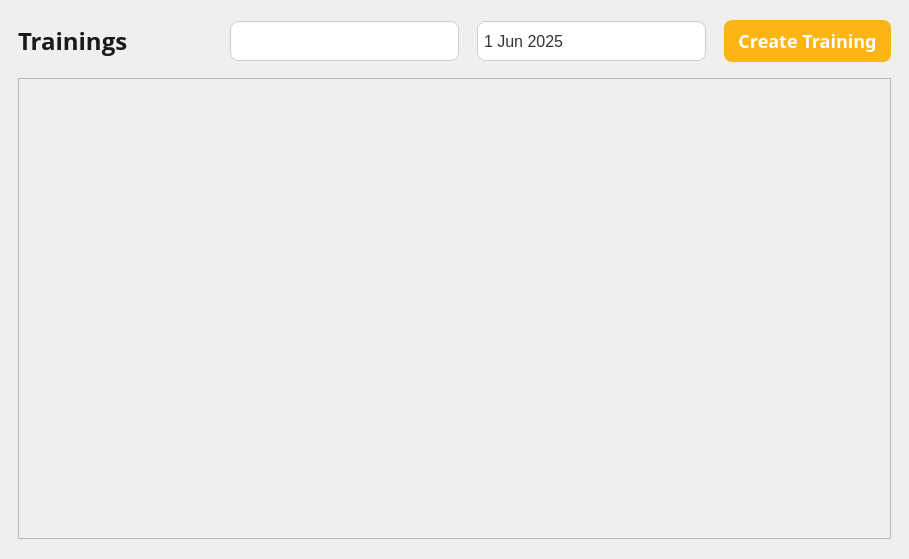
<?xml version="1.0" encoding="UTF-8"?>
<ui version="4.0">
 <class>TrainingsViewPage</class>
 <widget class="QWidget" name="TrainingsViewPage">
  <property name="geometry">
   <rect>
    <x>0</x>
    <y>0</y>
    <width>909</width>
    <height>559</height>
   </rect>
  </property>
  <property name="windowTitle">
   <string>Form</string>
  </property>
  <property name="styleSheet">
   <string notr="true"/>
  </property>
  <layout class="QVBoxLayout" name="verticalLayout">
   <property name="spacing">
    <number>16</number>
   </property>
   <property name="leftMargin">
    <number>18</number>
   </property>
   <property name="topMargin">
    <number>20</number>
   </property>
   <property name="rightMargin">
    <number>18</number>
   </property>
   <property name="bottomMargin">
    <number>20</number>
   </property>
   <item>
    <layout class="QHBoxLayout" name="horizontalLayout">
     <property name="spacing">
      <number>18</number>
     </property>
     <item>
      <widget class="QLabel" name="headerLabel">
       <property name="styleSheet">
        <string notr="true">font-family: Open Sans;
font-weight: 600;
font-size: 24px;
line-height: 34px;
letter-spacing: 0%;
color: #1A1A1A;</string>
       </property>
       <property name="text">
        <string>Trainings</string>
       </property>
      </widget>
     </item>
     <item>
      <spacer name="horizontalSpacer">
       <property name="orientation">
        <enum>Qt::Orientation::Horizontal</enum>
       </property>
       <property name="sizeHint" stdset="0">
        <size>
         <width>40</width>
         <height>20</height>
        </size>
       </property>
      </spacer>
     </item>
     <item>
      <widget class="QComboBox" name="aiModelSelect">
       <property name="sizePolicy">
        <sizepolicy hsizetype="Fixed" vsizetype="Fixed">
         <horstretch>0</horstretch>
         <verstretch>0</verstretch>
        </sizepolicy>
       </property>
       <property name="minimumSize">
        <size>
         <width>229</width>
         <height>40</height>
        </size>
       </property>
       <property name="maximumSize">
        <size>
         <width>229</width>
         <height>40</height>
        </size>
       </property>
       <property name="styleSheet">
        <string notr="true">QComboBox {
    background-color: white;
    border: 1px solid #ccc;
    border-radius: 8px;
    padding: 4px;
    font-size: 14px;
    color: #333;
}

QComboBox::drop-down {
    subcontrol-origin: padding;
    subcontrol-position: top right;
    width: 24px;
    border: none;
}

QComboBox::down-arrow {
    image: url(:/images/chevron-down.svg);
    width: 16px;
    height: 16px;
}

QComboBox::down-arrow:on {
    image: url(:/images/chevron-up.svg);
}

QComboBox QLineEdit { 
    color: black; 
} 

QComboBox QLineEdit:placeholder { 
    color: gray; 
}</string>
       </property>
       <property name="editable">
        <bool>true</bool>
       </property>
      </widget>
     </item>
     <item>
      <widget class="QDateEdit" name="dateEdit">
       <property name="sizePolicy">
        <sizepolicy hsizetype="Fixed" vsizetype="Fixed">
         <horstretch>0</horstretch>
         <verstretch>0</verstretch>
        </sizepolicy>
       </property>
       <property name="minimumSize">
        <size>
         <width>229</width>
         <height>40</height>
        </size>
       </property>
       <property name="maximumSize">
        <size>
         <width>229</width>
         <height>40</height>
        </size>
       </property>
       <property name="styleSheet">
        <string notr="true">QDateEdit {
    background-color: white;
    border: 1px solid #ccc;
    border-radius: 8px;
    padding: 4px;
    font-size: 16px;
	line-height: 24px;
	letter-spacing: 0%;
    color: #333;
}

QDateEdit::drop-down {
    subcontrol-origin: padding;
    subcontrol-position: top right;
    width: 24px;
    border: none;
}

QDateEdit::down-arrow {
    image: url(:/images/chevron-down.svg);
    width: 16px;
    height: 16px;
}


</string>
       </property>
       <property name="buttonSymbols">
        <enum>QAbstractSpinBox::ButtonSymbols::NoButtons</enum>
       </property>
       <property name="calendarPopup">
        <bool>true</bool>
       </property>
       <property name="timeSpec">
        <enum>Qt::TimeSpec::LocalTime</enum>
       </property>
       <property name="date">
        <date>
         <year>2025</year>
         <month>6</month>
         <day>1</day>
        </date>
       </property>
      </widget>
     </item>
     <item>
      <widget class="QPushButton" name="trainingCreateButton">
       <property name="minimumSize">
        <size>
         <width>167</width>
         <height>42</height>
        </size>
       </property>
       <property name="maximumSize">
        <size>
         <width>167</width>
         <height>42</height>
        </size>
       </property>
       <property name="styleSheet">
        <string notr="true">QPushButton {
	background: #FDB515;
	border: none;
	border-radius: 8px;
	font-family: Open-Sans;
	font-weight: 500;
	font-size: 18px;
	color: white;
}

QPushButton:hover {
    background-color: #E6A512;
}

QPushButton:pressed {
    background-color: #CC8F0F;
    padding-top: 2px;
	padding-left: 2px;
}</string>
       </property>
       <property name="text">
        <string>Create Training</string>
       </property>
      </widget>
     </item>
    </layout>
   </item>
   <item>
    <widget class="QScrollArea" name="scrollArea">
     <property name="styleSheet">
      <string notr="true"/>
     </property>
     <property name="widgetResizable">
      <bool>true</bool>
     </property>
     <widget class="QWidget" name="container">
      <property name="geometry">
       <rect>
        <x>0</x>
        <y>0</y>
        <width>871</width>
        <height>457</height>
       </rect>
      </property>
     </widget>
    </widget>
   </item>
  </layout>
 </widget>
 <resources/>
 <connections/>
</ui>
